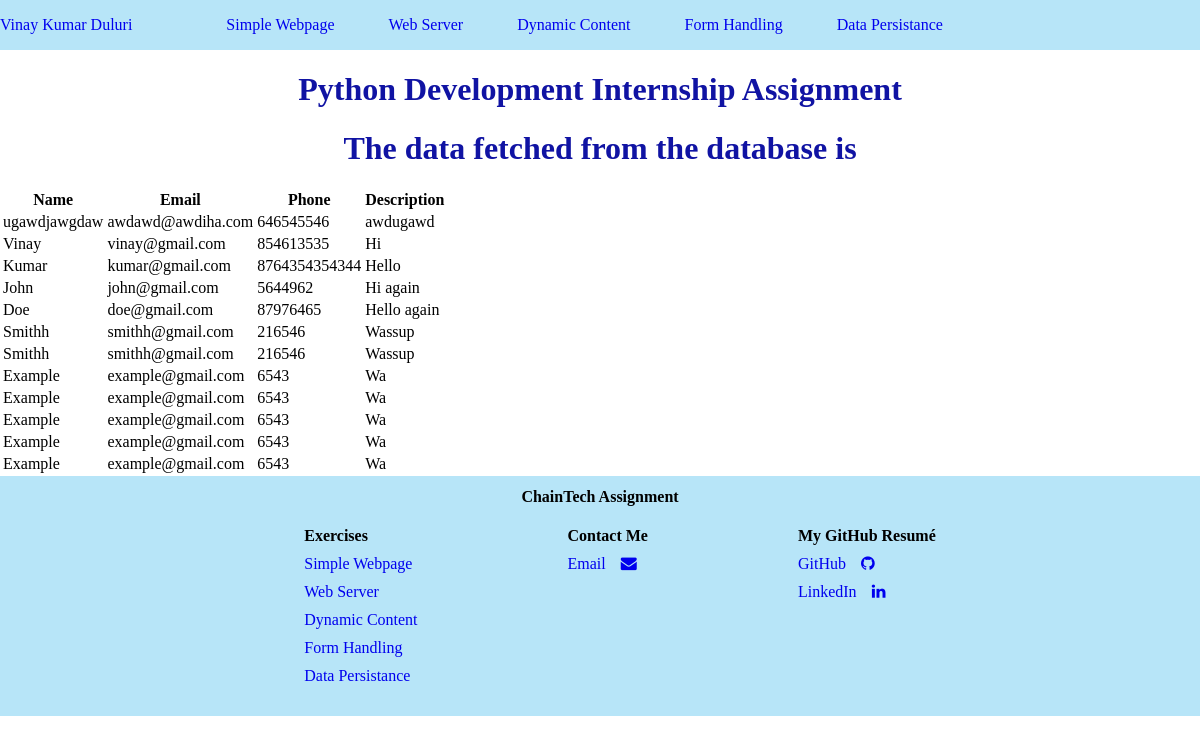
The page /datapersistance on the database as committed earlier.
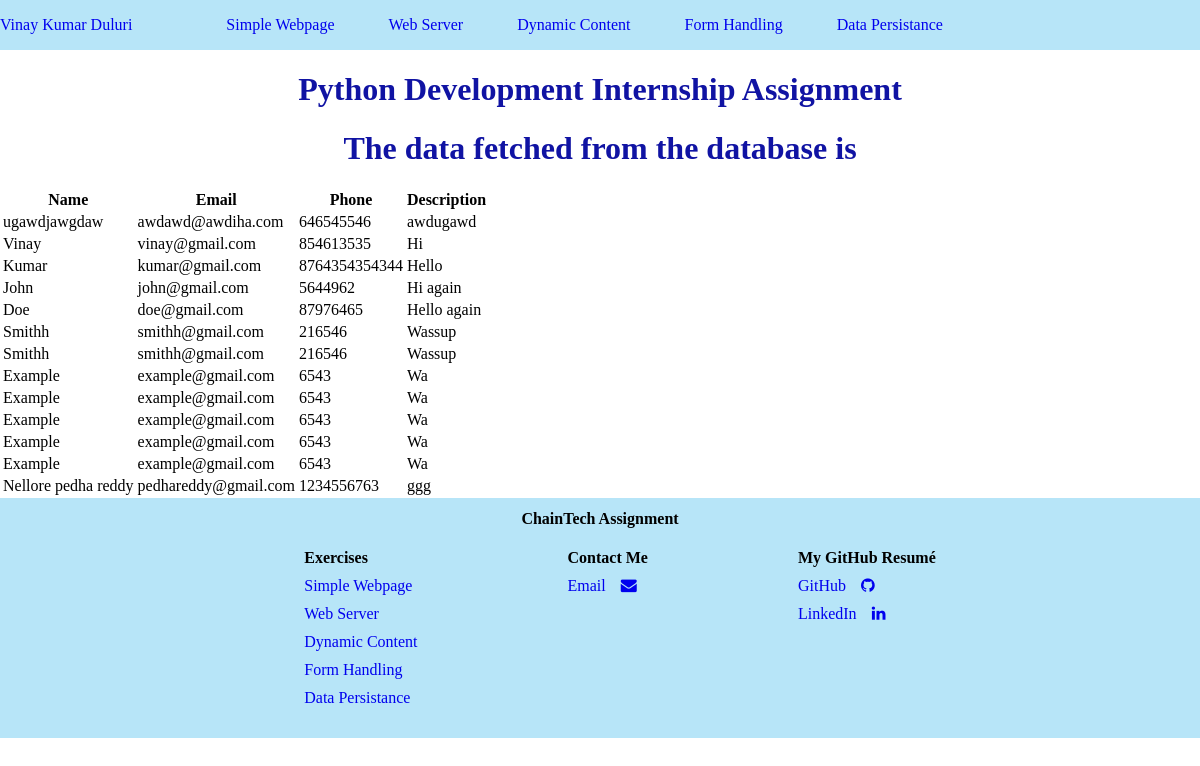
The same page on the database as committed later.
### Assignment/models.py (models this page shows, shortened)
class SaveForms(models.Model):
    name = models.CharField(max_length=225, null=True)
    email = models.CharField(max_length=225, null=True)
    phone = models.IntegerField(null=True)
    desc = models.TextField(null=True)

### Assignment/views.py (the view)
# urls.py: path("datapersistance", views.datapersistance, name="datapersistance"),
def datapersistance(request):
    context = SaveForms.objects.all().values()
    return render(request, "datapersistance.html", {"context": context})

### templates/datapersistance.html (shortened to what this page needs)
{% extends "base.html"%}
{% block content%}
<h1>The data fetched from the database is</h1>
<table calss="table">
    <tr>
        <th>Name</th>
        <th>Email</th>
        <th>Phone</th>
        <th>Description</th>
    </tr>
    {% for data in context %}
    <tr>
        <td>{{data.name}}</td>
        <td>{{data.email}}</td>
        <td>{{data.phone}}</td>
        <td>{{data.desc}}</td>
    </tr>
    {% endfor %}
</table>
{% endblock %}

Rows that differ between the two databases and show on the page:
added SaveForms: name "Nellore pedha reddy", email "pedhareddy@gmail.com", phone "1234556763", desc "ggg"
